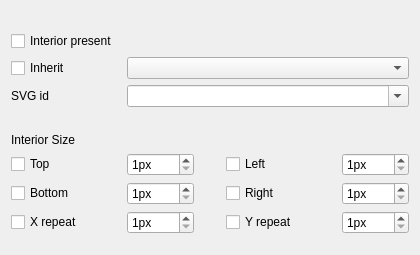
          <widget class="QWidget" name="tabWidgetPage3">
           <attribute name="icon">
            <iconset resource="ThemeBuilderUIBase.qrc">
             <normaloff>:/icon/pixmaps/widget.png</normaloff>:/icon/pixmaps/widget.png</iconset>
           </attribute>
           <attribute name="title">
            <string>Interior</string>
           </attribute>
           <layout class="QGridLayout" name="gridLayout_19">
            <item row="0" column="0">
             <spacer name="verticalSpacer_11">
              <property name="orientation">
               <enum>Qt::Vertical</enum>
              </property>
              <property name="sizeType">
               <enum>QSizePolicy::Fixed</enum>
              </property>
              <property name="sizeHint" stdset="0">
               <size>
                <width>20</width>
                <height>20</height>
               </size>
              </property>
             </spacer>
            </item>
            <item row="1" column="0">
             <layout class="QGridLayout" name="gridLayout_18">
              <item row="5" column="3">
               <widget class="QCheckBox" name="checkBox_17">
                <property name="minimumSize">
                 <size>
                  <width>110</width>
                  <height>0</height>
                 </size>
                </property>
                <property name="text">
                 <string>Left</string>
                </property>
               </widget>
              </item>
              <item row="7" column="3">
               <widget class="QCheckBox" name="checkBox_20">
                <property name="minimumSize">
                 <size>
                  <width>110</width>
                  <height>0</height>
                 </size>
                </property>
                <property name="text">
                 <string>Y repeat</string>
                </property>
               </widget>
              </item>
              <item row="5" column="2" rowspan="3">
               <spacer name="horizontalSpacer_5">
                <property name="orientation">
                 <enum>Qt::Horizontal</enum>
                </property>
                <property name="sizeType">
                 <enum>QSizePolicy::Fixed</enum>
                </property>
                <property name="sizeHint" stdset="0">
                 <size>
                  <width>20</width>
                  <height>20</height>
                 </size>
                </property>
               </spacer>
              </item>
              <item row="7" column="0">
               <widget class="QCheckBox" name="checkBox_19">
                <property name="minimumSize">
                 <size>
                  <width>110</width>
                  <height>0</height>
                 </size>
                </property>
                <property name="text">
                 <string>X repeat</string>
                </property>
               </widget>
              </item>
              <item row="5" column="4">
               <widget class="QSpinBox" name="spinBox_13">
                <property name="suffix">
                 <string>px</string>
                </property>
                <property name="minimum">
                 <number>1</number>
                </property>
                <property name="maximum">
                 <number>9999</number>
                </property>
               </widget>
              </item>
              <item row="1" column="1" colspan="4">
               <widget class="QComboBox" name="comboBox_4"/>
              </item>
              <item row="1" column="0">
               <widget class="QCheckBox" name="checkBox_14">
                <property name="minimumSize">
                 <size>
                  <width>110</width>
                  <height>0</height>
                 </size>
                </property>
                <property name="text">
                 <string>Inherit</string>
                </property>
               </widget>
              </item>
              <item row="3" column="0" colspan="5">
               <spacer name="verticalSpacer_14">
                <property name="orientation">
                 <enum>Qt::Vertical</enum>
                </property>
                <property name="sizeType">
                 <enum>QSizePolicy::Fixed</enum>
                </property>
                <property name="sizeHint" stdset="0">
                 <size>
                  <width>20</width>
                  <height>20</height>
                 </size>
                </property>
               </spacer>
              </item>
              <item row="6" column="1">
               <widget class="QSpinBox" name="spinBox_14">
                <property name="suffix">
                 <string>px</string>
                </property>
                <property name="minimum">
                 <number>1</number>
                </property>
                <property name="maximum">
                 <number>9999</number>
                </property>
               </widget>
              </item>
              <item row="2" column="0">
               <widget class="QLabel" name="label_8">
                <property name="minimumSize">
                 <size>
                  <width>110</width>
                  <height>0</height>
                 </size>
                </property>
                <property name="text">
                 <string>SVG id</string>
                </property>
               </widget>
              </item>
              <item row="5" column="1">
               <widget class="QSpinBox" name="spinBox_12">
                <property name="suffix">
                 <string>px</string>
                </property>
                <property name="minimum">
                 <number>1</number>
                </property>
                <property name="maximum">
                 <number>9999</number>
                </property>
               </widget>
              </item>
              <item row="2" column="1" colspan="4">
               <widget class="QComboBox" name="comboBox_5">
                <property name="editable">
                 <bool>true</bool>
                </property>
               </widget>
              </item>
              <item row="6" column="0">
               <widget class="QCheckBox" name="checkBox_16">
                <property name="minimumSize">
                 <size>
                  <width>110</width>
                  <height>0</height>
                 </size>
                </property>
                <property name="text">
                 <string>Bottom</string>
                </property>
               </widget>
              </item>
              <item row="5" column="0">
               <widget class="QCheckBox" name="checkBox_15">
                <property name="minimumSize">
                 <size>
                  <width>110</width>
                  <height>0</height>
                 </size>
                </property>
                <property name="text">
                 <string>Top</string>
                </property>
               </widget>
              </item>
              <item row="6" column="3">
               <widget class="QCheckBox" name="checkBox_18">
                <property name="minimumSize">
                 <size>
                  <width>110</width>
                  <height>0</height>
                 </size>
                </property>
                <property name="text">
                 <string>Right</string>
                </property>
               </widget>
              </item>
              <item row="6" column="4">
               <widget class="QSpinBox" name="spinBox_15">
                <property name="suffix">
                 <string>px</string>
                </property>
                <property name="minimum">
                 <number>1</number>
                </property>
                <property name="maximum">
                 <number>9999</number>
                </property>
               </widget>
              </item>
              <item row="7" column="1">
               <widget class="QSpinBox" name="spinBox_16">
                <property name="suffix">
                 <string>px</string>
                </property>
                <property name="minimum">
                 <number>1</number>
                </property>
                <property name="maximum">
                 <number>9999</number>
                </property>
               </widget>
              </item>
              <item row="7" column="4">
               <widget class="QSpinBox" name="spinBox_17">
                <property name="suffix">
                 <string>px</string>
                </property>
                <property name="minimum">
                 <number>1</number>
                </property>
                <property name="maximum">
                 <number>9999</number>
                </property>
               </widget>
              </item>
              <item row="4" column="0">
               <widget class="QLabel" name="label_10">
                <property name="text">
                 <string>Interior Size</string>
                </property>
               </widget>
              </item>
              <item row="0" column="0">
               <widget class="QCheckBox" name="checkBox_22">
                <property name="minimumSize">
                 <size>
                  <width>110</width>
                  <height>0</height>
                 </size>
                </property>
                <property name="text">
                 <string>Interior present</string>
                </property>
               </widget>
              </item>
             </layout>
            </item>
            <item row="2" column="0">
             <spacer name="verticalSpacer_12">
              <property name="orientation">
               <enum>Qt::Vertical</enum>
              </property>
              <property name="sizeHint" stdset="0">
               <size>
                <width>20</width>
                <height>10</height>
               </size>
              </property>
             </spacer>
            </item>
           </layout>
          </widget>
